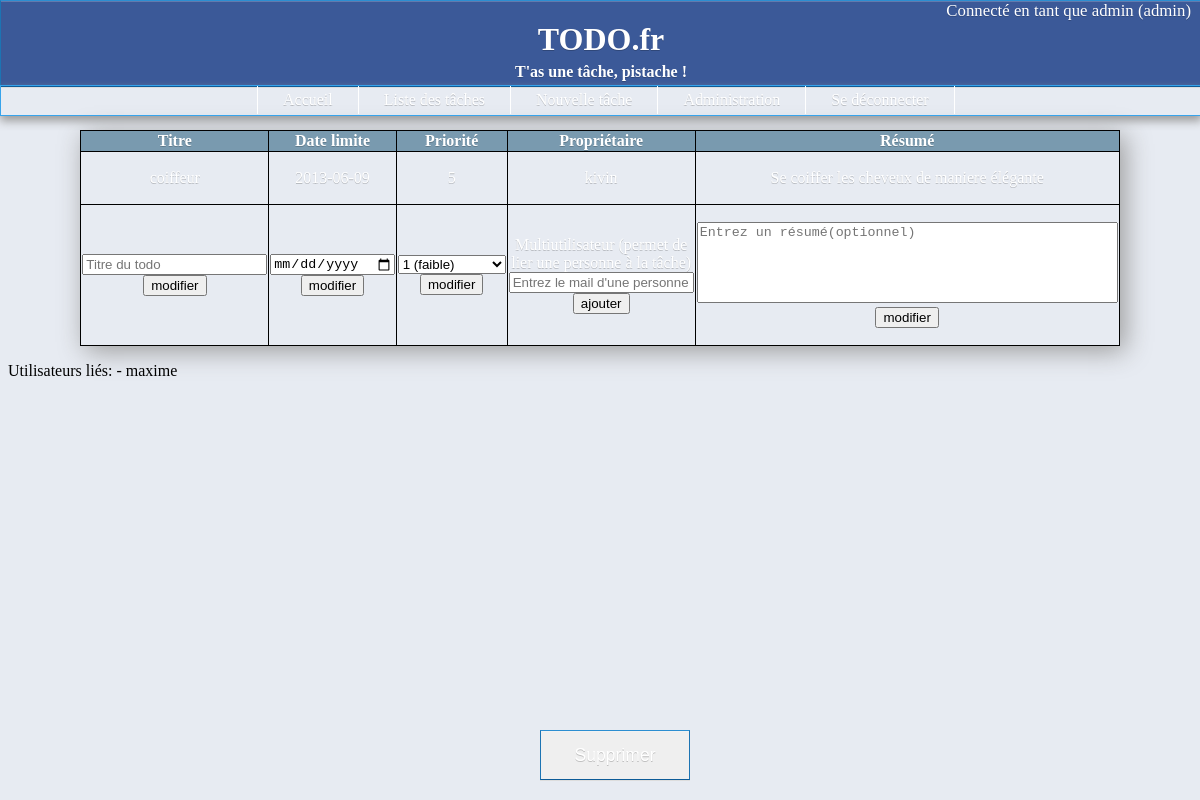
/projet/modiftache.php?id=48 (signed in), run on the app's committed database.
### tables this page shows
CREATE TABLE IF NOT EXISTS `todo` (
  `id` int(255) NOT NULL AUTO_INCREMENT,
  `titre` varchar(100) NOT NULL,
  `resume` varchar(600) DEFAULT NULL,
  `limite` date NOT NULL,
  `priorite` int(1) NOT NULL,
  `idProprietaire` int(255) NOT NULL,
  PRIMARY KEY (`id`)
);

CREATE TABLE IF NOT EXISTS `users` (
  `id` int(255) NOT NULL AUTO_INCREMENT,
  `login` varchar(100) NOT NULL,
  `mdp` varchar(200) NOT NULL,
  `mail` varchar(100) NOT NULL,
  `admin` tinyint(1) DEFAULT '0',
  PRIMARY KEY (`id`),
  UNIQUE KEY `login` (`login`)
);

### projet/modiftache.php (the view, shortened to what this page needs)
<?php
$idtodo=$_GET['id'];
?>
<!doctype html>
<html lang="fr">
<head>
  <?php include('helpers/style.php'); ?>
</head>
<?php include('header.php'); ?>
<body>
	<?php
		include('helpers/connect.php');
		$sql = "select users.id, titre, resume, limite, priorite, login from todo join users on users.id=idProprietaire where todo.id='$idtodo';";
		$query = $pdo->prepare($sql);
		$query->execute();
		echo "<table id='modif_todo' class='button'>";
		echo "<tr><th><label for='tit'>Titre</label></th>
		<th><label for='lim'>Date limite</label></th>
		<th><label for='prio'>Priorité</label></th>
		<th><label for='multi'>Propriétaire</label></th>
		<th><label for='res'>Résumé</label></th></tr>";
		while($line=$query->fetch())
			{
				echo "<tr>";
				echo "<td><label for='tit'> ".$line['titre']."</label></td>";
				echo "<td><label for='lim'>".$line['limite']."</label></td>";
				echo "<td><label for='prio'>".$line['priorite']."</label></td>";
				echo "<td><label for='multi'>".$line['login']."</label></td>";
				if ($line['resume'] != null)
					echo "<td class='fix_cell'><p><label for='res'>".$line['resume']."</label></p></td>";
					else
					echo "<td><label for='res'>Pas de résumé disponible</label></td>";
				echo"</tr>";
			}
	?>
	<tr>
			<td><form action='#' method='post'>
				<p><input id='tit' type='text' name='titre' placeholder='Titre du todo' />
				<input type='submit' value='modifier'/></p>
			</form></td>
			<td><form action='#' method='post'>
				<p><input id='lim' type='date' name='limite' min="2013-04-01" placeholder='AAAA-MM-JJ' />
				<input type='submit' value='modifier'/></p>
			</form></td>
			<td><form action='#' method='post'>
				<p><select id='prio' name='priorite'>
							<option value='1'>1 (faible)</option><option value='2'>2</option><option value='3'>3</option><option value='4'>4</option><option value='5'>5 (très élevée)</option>
					   </select>
					   <input type='submit' value='modifier'/></p>
			</form></td>
			<td><form action='#' method='post'>
				<p><label for='multi'>Multiutilisateur (permet de lier une personne à la tâche) </label><input id='multi' type='email' name='multitache' placeholder="Entrez le mail d'une personne"/>
				<input type='submit' value='ajouter'/></p>
			</form></td>
			<td><form action='#' method='post'>
				<p><textarea style="resize: none;" id='res' type='text' name='resume' placeholder='Entrez un résumé(optionnel)' rows='5' cols='50' ></textarea>
				<input type='submit' value='modifier'/></p>
			</form></td>
		</tr>
	</table>
	<?php
		$sql = "select count(*) from users join multitache on idUser=users.id where idTodo='$idtodo';";
		$query = $pdo->prepare($sql);
		$query->execute();
		while($line=$query->fetch()) {
			if($line['count(*)']!=0) $users_linked="yes";
		}
		if(isset($users_linked)) {
			echo "<p>Utilisateurs liés:";
			$sql = "select users.login from users join multitache on idUser=users.id where idTodo='$idtodo';";
			$query = $pdo->prepare($sql);
			$query->execute();
			while($line=$query->fetch())
				{
					echo " - ".$line['login'];
				}
			echo "</p>";
		}
	?>
	<form action='#' method='post'>
		<input type='submit' id='suppr_button' value='Supprimer' class='button'/>
	</form>
</body>
</html>

### projet/css/style_wide.css (style rules this page uses)
body { background-color:rgb(231, 235, 242); margin-top: 130px; }
.button { -moz-border-bottom-colors: none; -moz-border-left-colors: none; -moz-border-right-colors: none; -moz-border-top-colors: none; background: -moz-linear-gradient(center top , rgb(59,89,152), #2181CF) repeat scroll 0 0 transparent; border-color: #2C8ED1 #1C74B3 #0D5B97; border-image: none; border-left: 1px solid #1C74B3; border-right: 1px solid #1C74B3; border-style: solid; border-width: 1px; box-shadow: 0 1px 0 #DDDDDD, 0 1px 0 rgba(255, 255, 255, 0.2) inset; color: #FFFFFF; text-shadow: 0 1px 0 rgba(0, 0, 0, 0.2); }
.fix_cell { width:400px; overflow: auto; }
#todo table, td, th, tr { border:1px solid black; text-align:center; }
#modif_todo { padding: 5px; width: 80%; margin: auto; border-collapse:collapse; box-shadow: 5px 5px 25px 0px #9b9b9b; }
#modif_todo table, td, th, tr { border:1px solid black; text-align:center; margin-top: 5%; }
#modif_todo th { background-color:#799AAF; }
#suppr_button { position: absolute; bottom: 20px; left: 45%; width: 150px; height: 50px; font-size: 110%; }

### data on the page
todo: titre "coiffeur", limite "2013-06-09", priorite "5", users.login "kivin", resume "Se coiffer les cheveux de maniere élégante"
users: login "maxime"

### other printed values
$_SESSION['login'] "admin"
